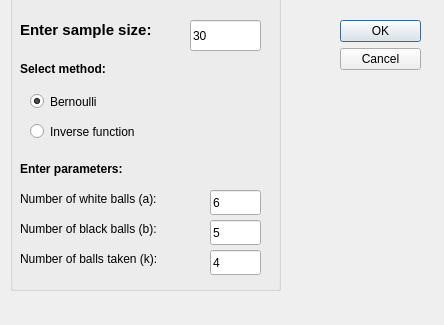
<?xml version="1.0" encoding="UTF-8"?>
<ui version="4.0">
 <class>Dialog</class>
 <widget class="QDialog" name="Dialog">
  <property name="geometry">
   <rect>
    <x>0</x>
    <y>0</y>
    <width>444</width>
    <height>325</height>
   </rect>
  </property>
  <property name="windowTitle">
   <string>Dialog</string>
  </property>
  <widget class="QDialogButtonBox" name="buttonBox">
   <property name="geometry">
    <rect>
     <x>340</x>
     <y>20</y>
     <width>81</width>
     <height>241</height>
    </rect>
   </property>
   <property name="orientation">
    <enum>Qt::Vertical</enum>
   </property>
   <property name="standardButtons">
    <set>QDialogButtonBox::Cancel|QDialogButtonBox::Ok</set>
   </property>
  </widget>
  <widget class="QGroupBox" name="groupBox">
   <property name="geometry">
    <rect>
     <x>10</x>
     <y>-10</y>
     <width>271</width>
     <height>301</height>
    </rect>
   </property>
   <property name="title">
    <string/>
   </property>
   <widget class="QRadioButton" name="radioButtonBern">
    <property name="enabled">
     <bool>true</bool>
    </property>
    <property name="geometry">
     <rect>
      <x>20</x>
      <y>100</y>
      <width>112</width>
      <height>23</height>
     </rect>
    </property>
    <property name="text">
     <string>Bernoulli</string>
    </property>
    <property name="checked">
     <bool>true</bool>
    </property>
   </widget>
   <widget class="QRadioButton" name="radioButtonInverse">
    <property name="geometry">
     <rect>
      <x>20</x>
      <y>130</y>
      <width>151</width>
      <height>23</height>
     </rect>
    </property>
    <property name="text">
     <string>Inverse function</string>
    </property>
   </widget>
   <widget class="QLabel" name="label">
    <property name="geometry">
     <rect>
      <x>10</x>
      <y>30</y>
      <width>171</width>
      <height>20</height>
     </rect>
    </property>
    <property name="font">
     <font>
      <family>Ubuntu</family>
      <pointsize>11</pointsize>
      <weight>75</weight>
      <bold>true</bold>
     </font>
    </property>
    <property name="text">
     <string>Enter sample size: </string>
    </property>
   </widget>
   <widget class="QLineEdit" name="lineEditSize">
    <property name="geometry">
     <rect>
      <x>180</x>
      <y>30</y>
      <width>71</width>
      <height>31</height>
     </rect>
    </property>
    <property name="text">
     <string>30</string>
    </property>
   </widget>
   <widget class="QLabel" name="label_2">
    <property name="geometry">
     <rect>
      <x>10</x>
      <y>70</y>
      <width>111</width>
      <height>17</height>
     </rect>
    </property>
    <property name="font">
     <font>
      <weight>75</weight>
      <bold>true</bold>
     </font>
    </property>
    <property name="text">
     <string>Select method:</string>
    </property>
   </widget>
   <widget class="QLabel" name="label_3">
    <property name="geometry">
     <rect>
      <x>10</x>
      <y>170</y>
      <width>221</width>
      <height>17</height>
     </rect>
    </property>
    <property name="font">
     <font>
      <weight>75</weight>
      <bold>true</bold>
     </font>
    </property>
    <property name="text">
     <string>Enter parameters:</string>
    </property>
   </widget>
   <widget class="QLabel" name="label_4">
    <property name="geometry">
     <rect>
      <x>10</x>
      <y>200</y>
      <width>181</width>
      <height>17</height>
     </rect>
    </property>
    <property name="text">
     <string>Number of white balls (a):</string>
    </property>
   </widget>
   <widget class="QLabel" name="label_5">
    <property name="geometry">
     <rect>
      <x>10</x>
      <y>230</y>
      <width>181</width>
      <height>17</height>
     </rect>
    </property>
    <property name="text">
     <string>Number of black balls (b):</string>
    </property>
   </widget>
   <widget class="QLabel" name="label_6">
    <property name="geometry">
     <rect>
      <x>10</x>
      <y>260</y>
      <width>181</width>
      <height>17</height>
     </rect>
    </property>
    <property name="text">
     <string>Number of balls taken (k):</string>
    </property>
   </widget>
   <widget class="QLineEdit" name="lineEdit_A">
    <property name="geometry">
     <rect>
      <x>200</x>
      <y>200</y>
      <width>51</width>
      <height>25</height>
     </rect>
    </property>
    <property name="text">
     <string>6</string>
    </property>
   </widget>
   <widget class="QLineEdit" name="lineEdit_B">
    <property name="geometry">
     <rect>
      <x>200</x>
      <y>230</y>
      <width>51</width>
      <height>25</height>
     </rect>
    </property>
    <property name="text">
     <string>5</string>
    </property>
   </widget>
   <widget class="QLineEdit" name="lineEdit_K">
    <property name="geometry">
     <rect>
      <x>200</x>
      <y>260</y>
      <width>51</width>
      <height>25</height>
     </rect>
    </property>
    <property name="text">
     <string>4</string>
    </property>
   </widget>
  </widget>
 </widget>
 <resources/>
 <connections>
  <connection>
   <sender>buttonBox</sender>
   <signal>accepted()</signal>
   <receiver>Dialog</receiver>
   <slot>accept()</slot>
   <hints>
    <hint type="sourcelabel">
     <x>248</x>
     <y>254</y>
    </hint>
    <hint type="destinationlabel">
     <x>157</x>
     <y>274</y>
    </hint>
   </hints>
  </connection>
  <connection>
   <sender>buttonBox</sender>
   <signal>rejected()</signal>
   <receiver>Dialog</receiver>
   <slot>reject()</slot>
   <hints>
    <hint type="sourcelabel">
     <x>316</x>
     <y>260</y>
    </hint>
    <hint type="destinationlabel">
     <x>286</x>
     <y>274</y>
    </hint>
   </hints>
  </connection>
 </connections>
</ui>
